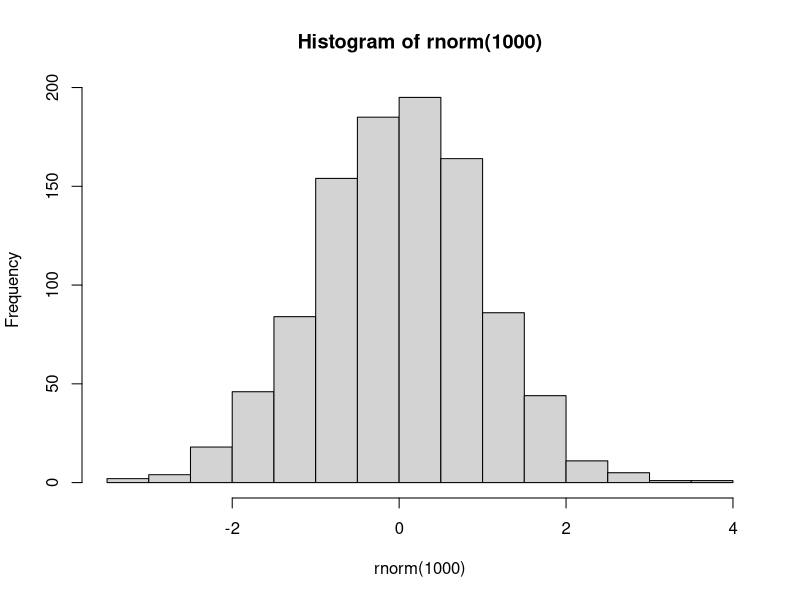

Write R code to recreate this figure.
## ---- chunk 1
hist(rnorm(1000))
